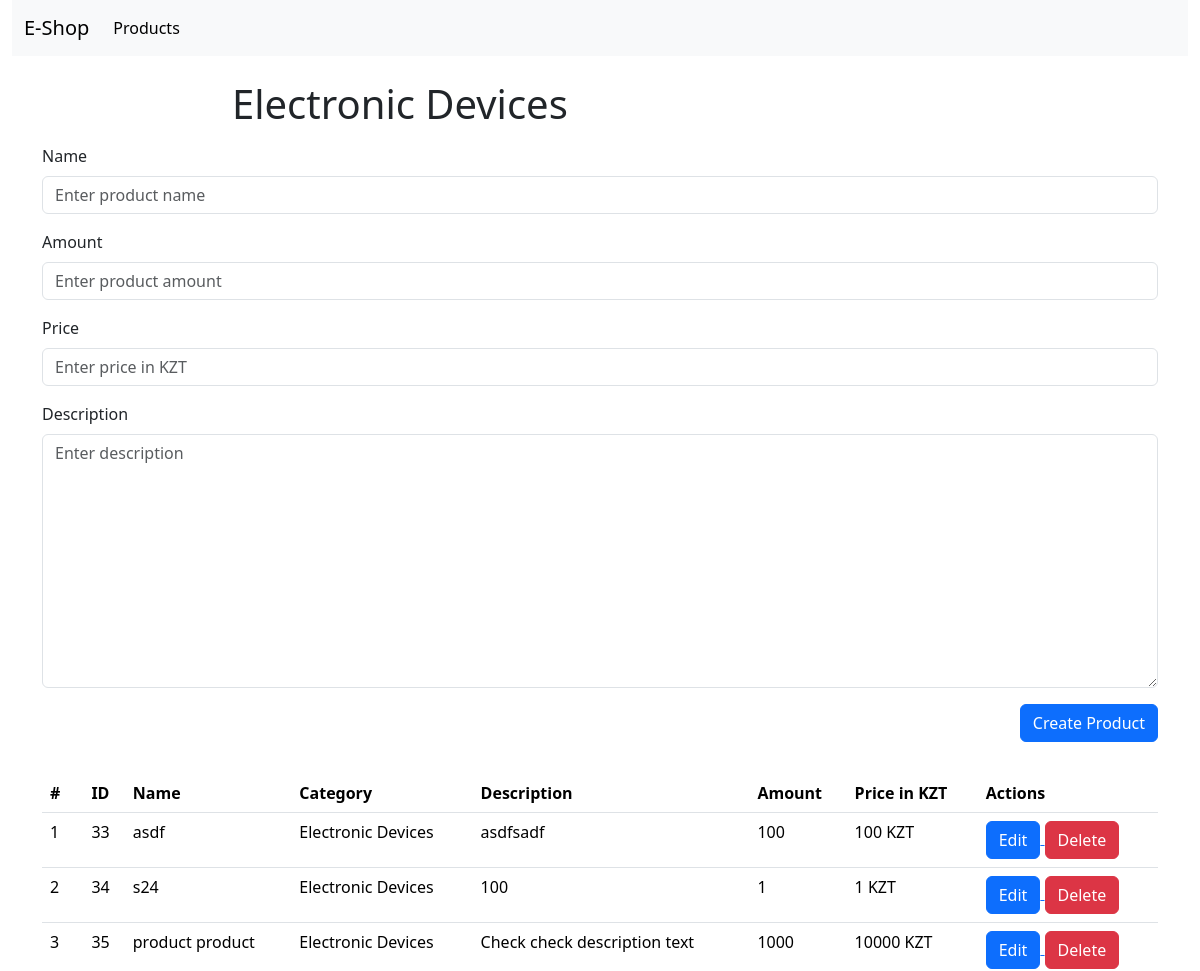
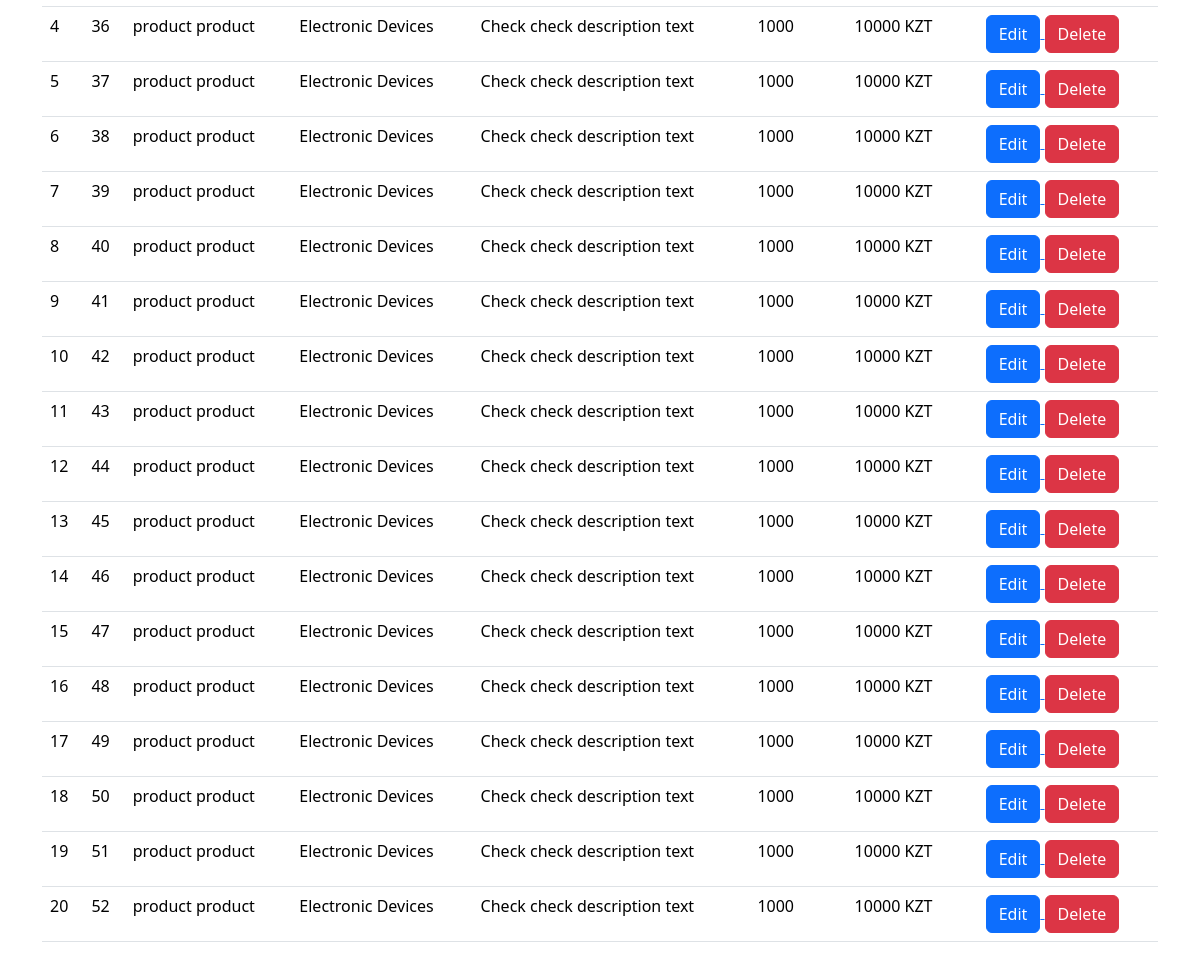
Screenshot of /categories/1 with the database file from the repository (2 pictures, top to bottom).
### shop/models.py (models this page shows, shortened)
class Category(models.Model):
    name = models.CharField(null=False, max_length=255, blank=False)
    class Meta:
        verbose_name = 'Category'
        verbose_name_plural = 'Categories'

class Product(models.Model):
    name = models.CharField(null=False, max_length=255, blank=False)
    description = models.CharField(null=False, max_length=2000, blank=True, default='')
    price = models.IntegerField(null=False)
    amount = models.IntegerField(null=False)
    created_at = models.DateTimeField(auto_now=True, null=False)
    category = models.ForeignKey(Category, null=True, on_delete=models.CASCADE)
    class Meta:
        verbose_name = 'Product'
        verbose_name_plural = 'Products'

### shop/views.py (the view, shortened to what this page needs)
# urls.py: path('categories/<int:pk>', category_page_view, name='category_details_page'),
def category_page_view(request, pk):
    if request.method == 'GET':
        category = Category.objects.get(id=pk)
        products = Product.objects.filter(category_id=category.id)
        form = CategoryProductForm()
        return render(request, 'shop/category.html', {'category': category, 'products': products, 'form': form})

### shop/forms.py
class CategoryProductForm(forms.ModelForm):
    class Meta:
        model = Product
        fields = ['name', 'amount', 'price', 'description']
        widgets = {
            'name': forms.TextInput({
                'class': 'form-control',
                'placeholder': 'Enter product name'
            }),
            'amount': forms.TextInput({
                'class': 'form-control',
                'placeholder': 'Enter product amount'
            }),
            'description': forms.Textarea({
                'class': 'form-control',
                'placeholder': 'Enter description'
            }),
            'price': forms.TextInput({
                'class': 'form-control',
                'placeholder': 'Enter price in KZT'
            }),
        }

### shop/templates/shop/category.html (shortened to what this page needs)
{% extends 'base.html' %}
{% block content %}
<div class="container-fluid">
    <div class="row">
        <div class="col-12">
            {% include 'header.html' %}
        </div>
    </div>
</div>
<div class="container">
    <div class="row">
        <div class="col-8 offset-2">
            <h1 class="mt-4">{{ category.name }}</h1>
        </div>
        <div class="col-12">
            <form action="{% url 'category_details_page' pk=category.id %}" method="POST" class="my-2"
                  autocomplete="off">
                {% for field in form %}
                <div class="mb-3">
                    <label for="{{ field.auto_id }}" class="form-label">{{ field.label }}</label>
                    {{ field }}
                </div>
                {% endfor %}
                <div class="d-flex justify-content-end">
                    <button type="submit" class="btn btn-primary">Create Product</button>
                </div>
            </form>
        </div>
    </div>
    <div class="row">
        <div class="col-12">
            {% include 'shop/products-list.html' %}
            {% endblock %}

### templates/base.html (shortened to what this page needs)
{% load static %}
<html>
    <head>
        <link rel="stylesheet" href="{% static 'bootstrap/css/bootstrap.min.css' %}" />
    </head>
    <body>
        {% block content %}
        {% endblock %}
    </body>
</html>

### templates/header.html (shortened to what this page needs)
<nav class="navbar navbar-expand-lg bg-body-tertiary">
    <div class="container-fluid">
        <a class="navbar-brand" href="{% url 'index_page' %}">E-Shop</a>
        <div class="collapse navbar-collapse d-flex justify-content-between align-items-center" id="navbarSupportedContent">
            <ul class="navbar-nav me-auto mb-2 mb-lg-0">
                <li class="nav-item">
                    <a class="nav-link active" aria-current="page" href="{% url 'products_page' %}">Products</a>
                </li>
            </ul>
        </div>
    </div>
</nav>

### shop/templates/shop/products-list.html
<table class="table mt-4">
    <thead>
    <tr>
        <th scope="col">#</th>
        <th scope="col">ID</th>
        <th scope="col">Name</th>
        <th scope="col">Category</th>
        <th scope="col">Description</th>
        <th scope="col">Amount</th>
        <th scope="col">Price in KZT</th>
        <th scope="col">Actions</th>
    </tr>
    </thead>
    <tbody>
    {% if products|length > 0 %}
    {% for product in products %}
    <tr>
        <td>{{ forloop.counter }}</td>
        <td>{{ product.id }}</td>
        <td>{{ product.name}}</td>
        <td>{{ product.category.name}}</td>
        <td>{{ product.description }}</td>
        <td>{{ product.amount }}</td>
        <td>{{ product.price }} KZT</td>
        <td>
            <a href="{% url 'edit_product_page' pk=product.id %}">
                <button class="btn btn-primary">Edit</button>
            </a>
            <a href="{% url 'delete_product_page' pk=product.id %}">
                <button class="btn btn-danger">Delete</button>
            </a>
        </td>
    </tr>
    {% endfor %}
    {% else %}
    <tr>
        <td colspan="6" class="text-center">
            No products yet
        </td>
    </tr>
    {% endif %}
    </tbody>
</table>

### rows the page displays
Category: name "Electronic Devices"
Product: id "33", name "asdf", category.name "Electronic Devices", description "asdfsadf", amount "100", price "100"
Product: id "34", name "s24", category.name "Electronic Devices", description "100", amount "1", price "1"
Product: id "35", name "product product", category.name "Electronic Devices", description "Check check description text", amount "1000", price "10000"
Product: id "36", name "product product", category.name "Electronic Devices", description "Check check description text", amount "1000", price "10000"
Product: id "37", name "product product", category.name "Electronic Devices", description "Check check description text", amount "1000", price "10000"
Product: id "38", name "product product", category.name "Electronic Devices", description "Check check description text", amount "1000", price "10000"
Product: id "39", name "product product", category.name "Electronic Devices", description "Check check description text", amount "1000", price "10000"
Product: id "40", name "product product", category.name "Electronic Devices", description "Check check description text", amount "1000", price "10000"
Product: id "41", name "product product", category.name "Electronic Devices", description "Check check description text", amount "1000", price "10000"
Product: id "42", name "product product", category.name "Electronic Devices", description "Check check description text", amount "1000", price "10000"
Product: id "43", name "product product", category.name "Electronic Devices", description "Check check description text", amount "1000", price "10000"
Product: id "44", name "product product", category.name "Electronic Devices", description "Check check description text", amount "1000", price "10000"
Product: id "45", name "product product", category.name "Electronic Devices", description "Check check description text", amount "1000", price "10000"
Product: id "46", name "product product", category.name "Electronic Devices", description "Check check description text", amount "1000", price "10000"
Product: id "47", name "product product", category.name "Electronic Devices", description "Check check description text", amount "1000", price "10000"
Product: id "48", name "product product", category.name "Electronic Devices", description "Check check description text", amount "1000", price "10000"
Product: id "49", name "product product", category.name "Electronic Devices", description "Check check description text", amount "1000", price "10000"
Product: id "50", name "product product", category.name "Electronic Devices", description "Check check description text", amount "1000", price "10000"
Product: id "51", name "product product", category.name "Electronic Devices", description "Check check description text", amount "1000", price "10000"
Product: id "52", name "product product", category.name "Electronic Devices", description "Check check description text", amount "1000", price "10000"

### other values shown
{{ field.label }} "Name" "Amount" "Price" "Description"
